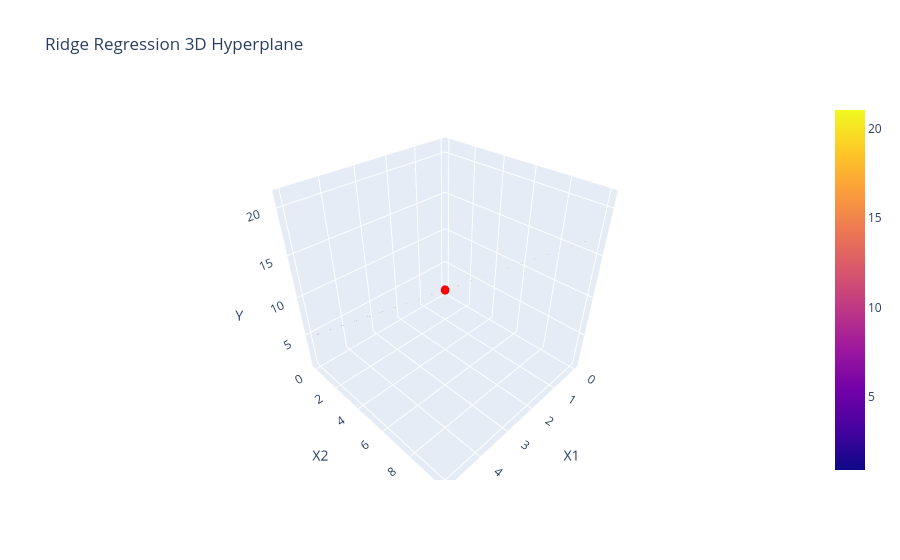

The notebook cell this image was saved under:
### Code cell
import numpy as np
import plotly.graph_objects as go

# Data: 4 points with perfectly correlated features X1 and X2, and outputs y
X = np.array([[1, 2], [2, 4], [3, 6], [4, 8]])
y = np.array([5, 9, 13, 17])

# Add an intercept term for Ridge Regression
X_with_intercept = np.hstack([np.ones((X.shape[0], 1)), X])

# Ridge Regression setup
lambda_ridge = 0.1
I = np.eye(X_with_intercept.shape[1])  # Identity matrix for ridge regularization
beta_ridge = np.linalg.inv(
    X_with_intercept.T @ X_with_intercept + lambda_ridge * I
) @ X_with_intercept.T @ y

# Create a grid for plotting
x1_range = np.linspace(0, 5, 20)
x2_range = 2 * x1_range  # Since X2 = 2 * X1
X1_mesh, X2_mesh = np.meshgrid(x1_range, x2_range)
Y_mesh = beta_ridge[0] + beta_ridge[1] * X1_mesh + beta_ridge[2] * X2_mesh

# Plotting using Plotly
fig = go.Figure(data=[
    go.Scatter3d(
        x=X[:, 0],
        y=X[:, 1],
        z=y,
        mode='markers',
        marker=dict(size=5, color='red')
    ),
    go.Surface(
        x=X1_mesh,
        y=X2_mesh,
        z=Y_mesh,
        opacity=0.5
    )
])

fig.update_layout(
    scene=dict(
        xaxis_title='X1',
        yaxis_title='X2',
        zaxis_title='Y'
    ),
    title='Ridge Regression 3D Hyperplane'
)

fig.show()

### Figure 1 — Plotly figure (JSON) as saved in the notebook; plotly's stock layout.template omitted (floating-point values rounded to 4 significant figures; data arrays with more than 128 entries replaced by an {"elided": "..."} marker saying what was removed)
{"data": [{"marker": {"color": "red", "size": 5}, "mode": "markers", "type": "scatter3d", "x": [1, 2, 3, 4], "y": [2, 4, 6, 8], "z": [5, 9, 13, 17]}, {"opacity": 0.5, "type": "surface", "x": {"elided": "20x20 float values"}, "y": {"elided": "20x20 float values"}, "z": {"elided": "20x20 float values"}}], "layout": {"scene": {"xaxis": {"title": {"text": "X1"}}, "yaxis": {"title": {"text": "X2"}}, "zaxis": {"title": {"text": "Y"}}}, "title": {"text": "Ridge Regression 3D Hyperplane"}}}
